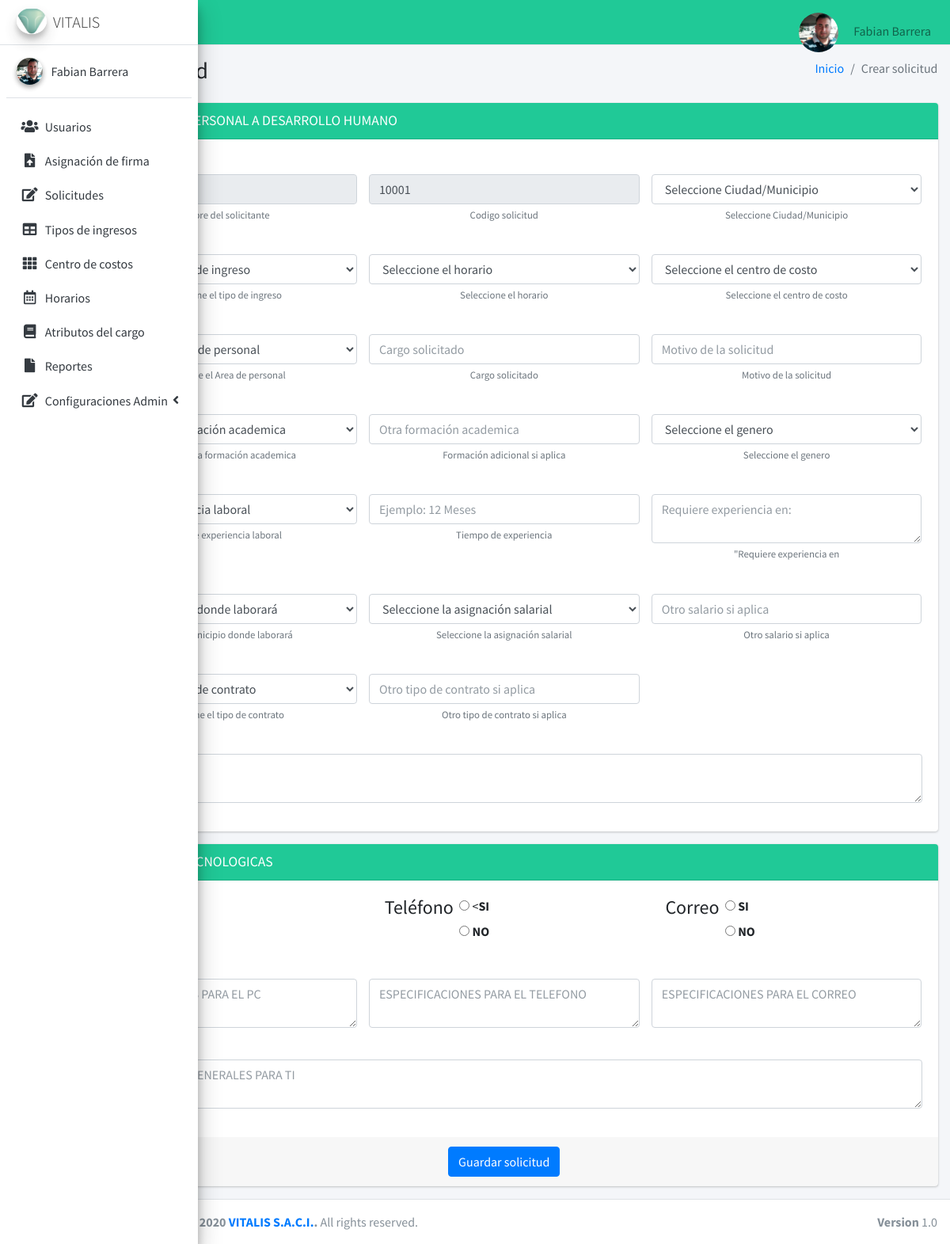
Before: /crear-solicitud (signed in) with the older database file.
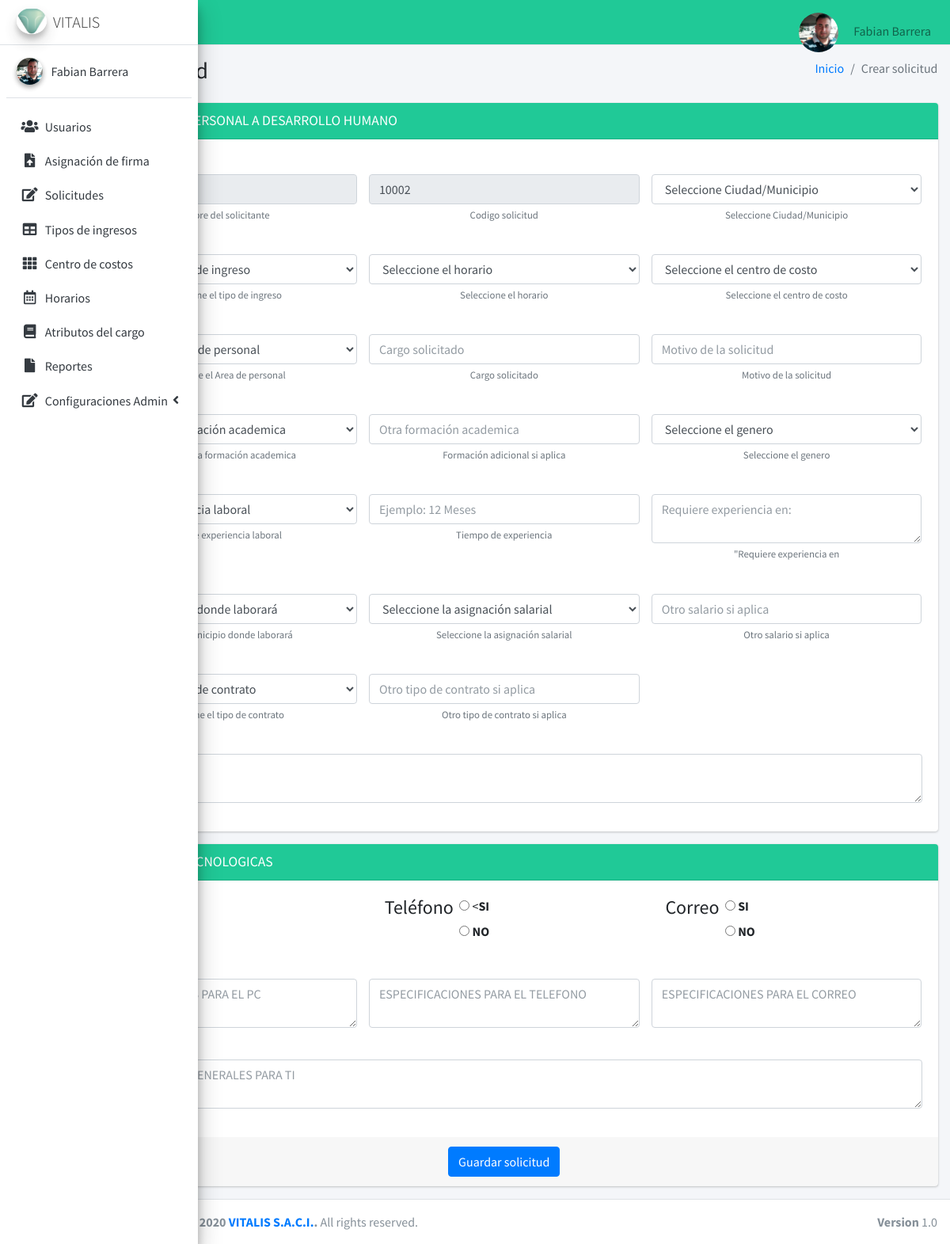
After: the same page with the newer database file.
### tables this page shows
CREATE TABLE `solicitud` (
  `id` int(11) NOT NULL,
  `ciudad` varchar(30) DEFAULT NULL,
  `fecha` date DEFAULT current_timestamp(),
  `formacion` text NOT NULL,
  `otra_formacion` varchar(100) DEFAULT NULL,
  `genero` varchar(20) NOT NULL,
  `fecha_estado` timestamp NOT NULL DEFAULT current_timestamp(),
  `exp_lab` text DEFAULT NULL,
  `tiempo_exp` text NOT NULL,
  `ciudad_labor` text NOT NULL,
  `tipo_salario` varchar(100) NOT NULL,
  `monto_salario` varchar(250) DEFAULT NULL,
  `tipo_contrato` varchar(100) NOT NULL,
  `otra_duracion` varchar(100) NOT NULL,
  `observaciones` text NOT NULL,
  `id_usuario` int(11) NOT NULL,
  `motivo` text NOT NULL,
  `cargo_solicitado` text NOT NULL,
  `area_personal` text NOT NULL,
  `codigo_ceco` varchar(100) NOT NULL,
  `horario` varchar(100) NOT NULL,
  `tipo_ingreso` varchar(50) NOT NULL,
  `estatus` text NOT NULL,
  `fecha_recepcion` timestamp NOT NULL DEFAULT current_timestamp(),
  `fecha_contratacion` date NOT NULL,
  `nombre_candidato` text NOT NULL,
  `usuario_sap` varchar(11) NOT NULL,
  `experiencia_en` varchar(250) NOT NULL,
  `ti_pc` text DEFAULT NULL,
  `pc_observaciones` varchar(100) NOT NULL,
  `ti_telefono` text DEFAULT NULL,
  `tel_observaciones` varchar(100) NOT NULL,
  `ti_correo` text DEFAULT NULL,
  `correo_observaciones` varchar(100) NOT NULL,
  `ti_observaciones` varchar(250) NOT NULL,
  `permisos` varchar(250) NOT NULL,
  `codigo` int(11) NOT NULL,
  `nombre_ceco` text NOT NULL,
  `firma_solicitante` text NOT NULL,
  `nombre_director` varchar(100) NOT NULL,
  `firma_director` text NOT NULL,
  `nombre_df` varchar(100) NOT NULL,
  `firma_df` text NOT NULL
);

### controladores/plantilla.controlador.php (called while the page is built)
<?php
class ControladorPlantilla{
    static public function ctrPlantilla(){
        include "vistas/plantilla.php";
    }
}

### index.php (called while the page is built, shortened)
<?php
  require_once "controladores/plantilla.controlador.php";
  require_once "controladores/solicitudes.controlador.php";
  require_once "controladores/centroCostos.controlador.php";
  require_once "modelos/solicitudes.modelo.php";
  $plantilla =new ControladorPlantilla();
  $plantilla -> ctrPlantilla();
  ?>

### controladores/solicitudes.controlador.php (called while the page is built, shortened)
<?php
    class ControladorSolicitudes{
	static public function ctrMostrarSolicitudes($item, $valor){
		$tabla = "solicitud";
		$respuesta = ModeloSolicitudes::mdlMostrarSolicitudes($tabla, $item, $valor);
		return $respuesta;
	}
}

### modelos/conexion.php (called while the page is built)
<?php
class Conexion{
	static public function conectar(){
		$link = new PDO("mysql:host=localhost;dbname=vitaweb",
			            "root",
			            "");
		$link->exec("set names utf8");
		return $link;
	}
}

### modelos/solicitudes.modelo.php (called while the page is built, shortened)
<?php
class ModeloSolicitudes{
    static public function mdlMostrarSolicitudes($tabla, $item, $valor){
        if ($item != null) {
            $stmt = Conexion::conectar()->prepare("SELECT * FROM $tabla WHERE $item = :$item ORDER BY fecha DESC");
            $stmt -> bindParam(":".$item, $valor, PDO::PARAM_STR);
            $stmt -> execute();
            return $stmt ->fetch();
        }else {
            $stmt = Conexion::conectar()->prepare("SELECT * FROM $tabla ORDER BY fecha DESC");
            $stmt -> execute();
            return $stmt ->fetchAll();
        }
    }
}

### vistas/modulos/crear-solicitud.php (the view, shortened to what the changed rows need)
<div class="content-wrapper">
  <section class="content-header">
    <div class="container-fluid">
      <div class="row mb-2">
        <div class="col-sm-6">
          <h1>Crear solicitud</h1>
        </div>
      </div>
    </div>
  </section>
  <section class="content">
    <div class="container-fluid">
      <div class="row">
        <div class="col-md-12">
          <div class="card card-primary">
          <form role="form" method="post">
              <div class="card-body">
              <div class="row">
                <div class="form-group col-md-4 ">
                    <?php
                      $item = null;
                      $valor = null;
                      $solicitudes = ControladorSolicitudes::ctrMostrarSolicitudes($item, $valor);
                      if (!$solicitudes){
                        echo '<input type="text" class="form-control" id="nuevoCodigo" name="nuevoCodigo" value="10001" readonly>
                        <small id="codigoHelp" class="form-text text-muted text-center">Codigo solicitud</small>';
                      }else{
                        foreach ($solicitudes as $key => $value) {
                        }
                        $codigo = $value["codigo"] + 1;
                          echo '<input type="text" class="form-control" id="nuevoCodigo" name="nuevoCodigo" value="'.$codigo.'" readonly>
                          <small id="codigoHelp" class="form-text text-muted text-center">Codigo solicitud</small>';
                      }
                    ?>
                </div>
              </div>
            </div>
           </div>
        </div>
      </div>
    </div>
  </section>

Changed rows visible on the page:
added solicitud: nuevoCodigo "10002"
Other visible differences:
form field nuevoCodigo: "10001" → (not shown)
